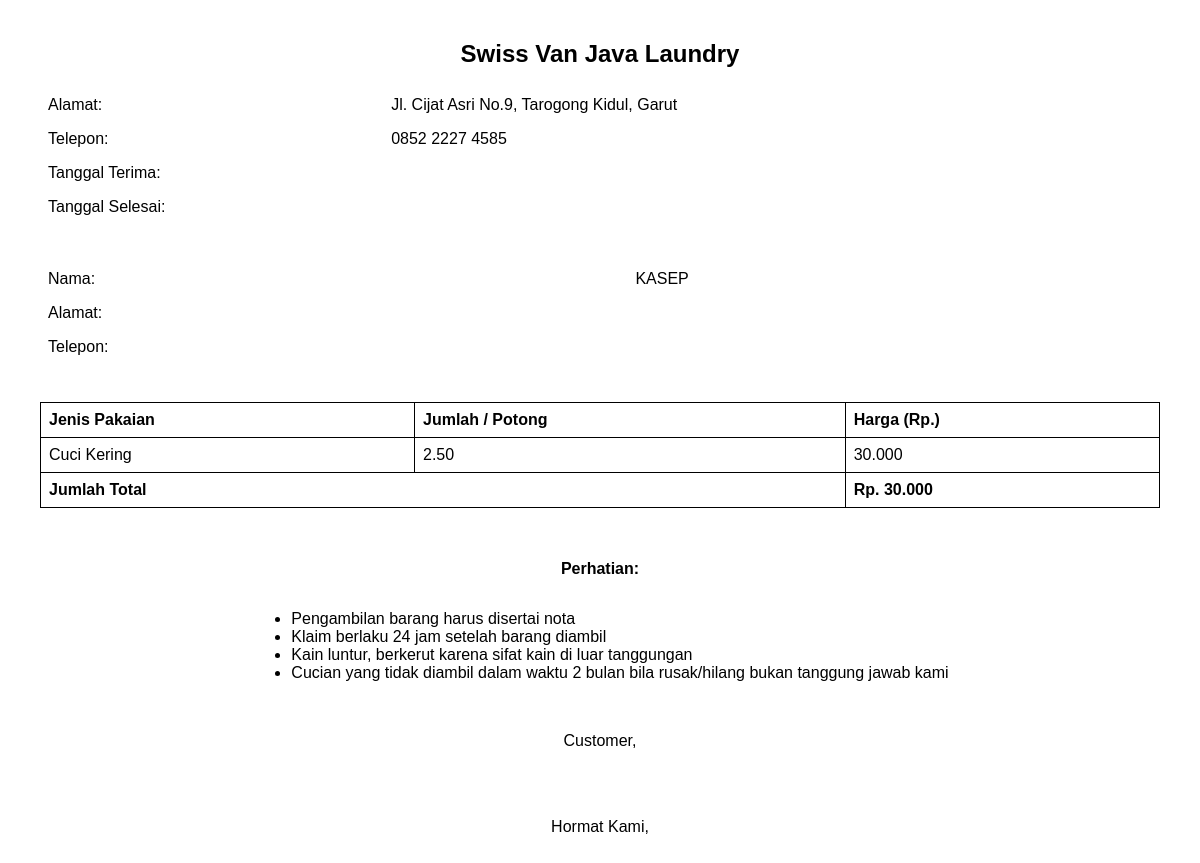
The page /Keuangan_laundry/transaksi/nota.php?id=1 on the database its author committed.
### tables this page shows
CREATE TABLE Transaksi (
  id_transaksi INT AUTO_INCREMENT PRIMARY KEY,
  id_pelanggan INT,
  tanggal_terima DATE,
  tanggal_selesai DATE,
  no_nota VARCHAR(10),
  total_bayar DECIMAL(10,2),
  status_pembayaran ENUM('Lunas', 'Belum Lunas'),
  FOREIGN KEY (id_pelanggan) REFERENCES Pelanggan(id_pelanggan)
);

CREATE TABLE Pelanggan (
  id_pelanggan INT AUTO_INCREMENT PRIMARY KEY,
  nama VARCHAR(100),
  no_hp VARCHAR(15)
);

CREATE TABLE Detail_Transaksi (
  id_detail INT AUTO_INCREMENT PRIMARY KEY,
  id_transaksi INT,
  id_layanan INT,
  jumlah DECIMAL(5,2),               
  subtotal DECIMAL(10,2),
  FOREIGN KEY (id_transaksi) REFERENCES Transaksi(id_transaksi),
  FOREIGN KEY (id_layanan) REFERENCES Layanan(id_layanan)
);

CREATE TABLE Layanan (
  id_layanan INT AUTO_INCREMENT PRIMARY KEY,
  nama_layanan VARCHAR(100),       
  jenis ENUM('Satuan', 'Kiloan'),   
  harga DECIMAL(10,2)      
);

### Keuangan_laundry/transaksi/nota.php (the view, shortened to what this page needs)
<?php
include '../db.php';
$id = $_GET['id'];
$transaksi = mysqli_fetch_assoc(mysqli_query($conn, "SELECT * FROM transaksi
    JOIN pelanggan ON transaksi.id_pelanggan = pelanggan.id_pelanggan
    WHERE transaksi.id_transaksi = '$id'"));
$detail = mysqli_query($conn, "SELECT * FROM detail_transaksi
    JOIN layanan ON detail_transaksi.id_layanan = layanan.id_layanan
    WHERE id_transaksi = '$id'");
?>
<!DOCTYPE html>
<html>
<head>
</head>
<body>
    <h2>Swiss Van Java Laundry</h2>
    <table class='header-table'>
        <tr><td>Alamat:</td><td>Jl. Cijat Asri No.9, Tarogong Kidul, Garut</td></tr>
        <tr><td>Telepon:</td><td>0852 2227 4585</td></tr>
        <tr><td>Tanggal Terima:</td><td><?= $transaksi['tgl_terima'] ?></td></tr>
        <tr><td>Tanggal Selesai:</td><td><?= $transaksi['tgl_selesai'] ?></td></tr>
    </table>
    <br>
    <table class='header-table'>
        <tr><td>Nama:</td><td><?= $transaksi['nama'] ?></td></tr>
        <tr><td>Alamat:</td><td><?= $transaksi['alamat'] ?></td></tr>
        <tr><td>Telepon:</td><td><?= $transaksi['telepon'] ?></td></tr>
    </table>
    <br>
    <table>
        <tr>
            <th>Jenis Pakaian</th>
            <th>Jumlah / Potong</th>
            <th>Harga (Rp.)</th>
        </tr>
        <?php
        $total = 0;
        while ($row = mysqli_fetch_assoc($detail)) {
            $subtotal = $row['jumlah'] * $row['harga'];
            $total += $subtotal;
        ?>
        <tr>
            <td><?= $row['nama_layanan'] ?></td>
            <td><?= $row['jumlah'] ?></td>
            <td><?= number_format($subtotal, 0, ',', '.') ?></td>
        </tr>
        <?php } ?>
        <tr>
            <th colspan="2">Jumlah Total</th>
            <th>Rp. <?= number_format($total, 0, ',', '.') ?></th>
        </tr>
    </table>
    <br><br>
    <div class='center'>
        <p><strong>Perhatian:</strong></p>
        <ul style='text-align: left; display: inline-block;'>
            <li>Pengambilan barang harus disertai nota</li>
            <li>Klaim berlaku 24 jam setelah barang diambil</li>
            <li>Kain luntur, berkerut karena sifat kain di luar tanggungan</li>
            <li>Cucian yang tidak diambil dalam waktu 2 bulan bila rusak/hilang bukan tanggung jawab kami</li>
        </ul>
        <br><br>
        <p>Customer,</p>
        <br><br>
        <p>Hormat Kami,</p>
    </div>
</body>
</html>

### Keuangan_laundry/transaksi/nota.php (style rules this page uses)
body { font-family: Arial; margin: 40px; }
h2 { text-align: center; }
table { width: 100%; border-collapse: collapse; margin-top: 20px; }
td, th { border: 1px solid black; padding: 8px; text-align: left; }
.header-table td { border: none; }
.center { text-align: center; }

### rows shown on the page
transaksi: id_pelanggan.nama "KASEP"
detail_transaksi: id_layanan.nama_layanan "Cuci Kering", jumlah "2.50", jumlah.harga "30.000"

### other values the page prints
$total "30.000"
